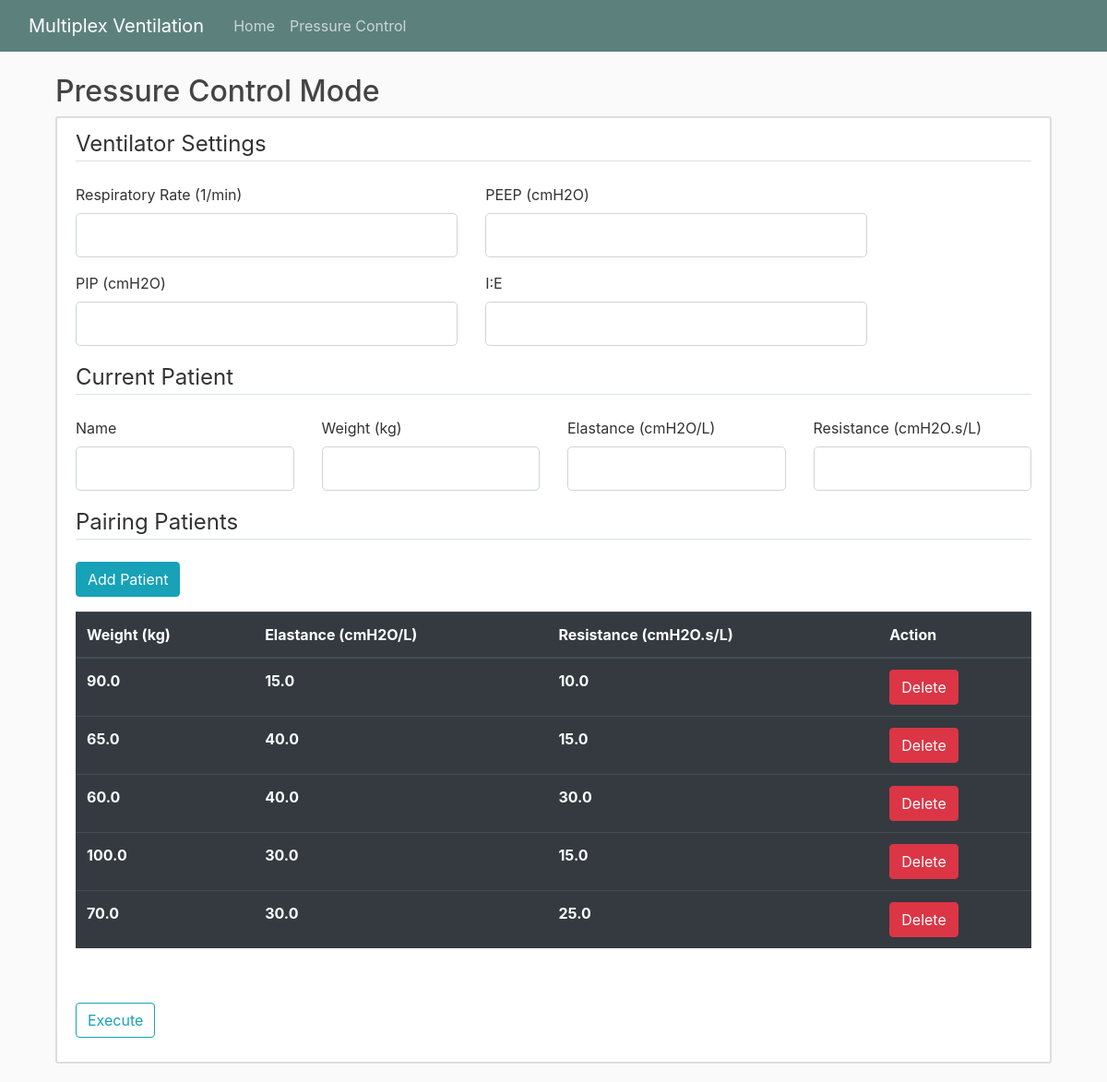
Page /pressurecontrol on the earlier database version.
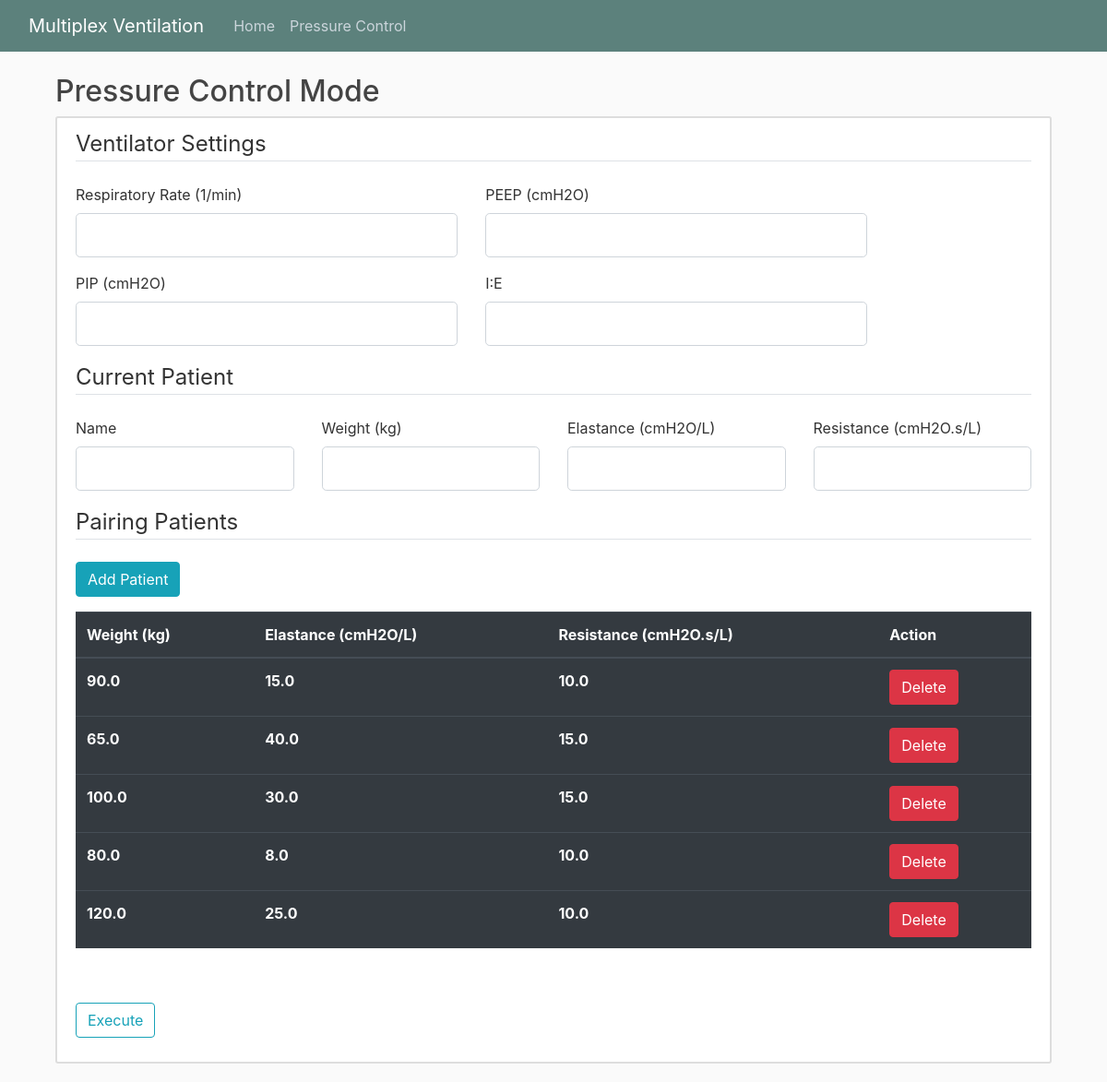
Same page on the later database version.
### multiplexventilation/models.py (models this page shows, shortened)
class CandidatePatient(db.Model):
    id = db.Column(db.Integer, primary_key=True, autoincrement=True) # Unique id for patient
    weight = db.Column(db.Float, nullable=False)
    elastance = db.Column(db.Float, nullable=False)
    resistance = db.Column(db.Float, nullable=False)

### multiplexventilation/PCmode/routes.py (the view)
@PCmode.route("/pressurecontrol", methods=['GET', 'POST'])
def pressure():
    form = PCVentilatorForm()
    candidateform = CandidatePatientForm()
    candidates_data = CandidatePatient.query.all() # Getting the data of the candidates from the database
    pairingform = PairingPatientForm()
    setting_data = PatientPC.query.get(1) # Getting the previous data of the MV setting to be overwritten by the new data
    if form.validate_on_submit():
        weight2 = []
        E2 = []
        R2 = []
        if candidates_data:
            for i in candidates_data:
                weight2.append(i.weight)
                E2.append(i.elastance)
                R2.append(i.resistance)
        else:
            weight2.append(form.weight.data)
            E2.append(form.elastance.data)
            R2.append(form.resistance.data)
        setting_data.PIP = form.PIP.data
        setting_data.PEEP = form.PEEP.data
        setting_data.RR = form.RR.data
        setting_data.I_E = form.I_E.data
        setting_data.elastance = form.elastance.data
        setting_data.resistance = form.resistance.data
        setting_data.weight = form.weight.data
        setting_data.PatientName = form.PatientName.data
        db.session.commit()
        mode = PCModel(form.weight.data, form.elastance.data, form.resistance.data,
                    form.RR.data, form.PEEP.data, form.PIP.data, form.I_E.data)
        PairMode = PCPairing(weight2, E2, R2,
                            form.RR.data, form.PEEP.data, form.PIP.data, form.I_E.data)
        P1_graph = mode.simulate()
        Pairing_graph = PairMode.simulate()
        return render_template('pressure.html', title='PC Mode', form=form, candidateform=candidateform,
                                P1_graph=Markup(P1_graph), Pairing_graph=Markup(Pairing_graph), candidates=candidates_data, pairingform = pairingform)
    else:
        return render_template('pressure.html', title='PC Mode', form=form, candidateform=candidateform, candidates=candidates_data,
                                P1_graph=False, Pairing_graph="",
                                pairingform = pairingform)

### multiplexventilation/PCmode/forms.py
class PCVentilatorForm(FlaskForm):
    RR = FloatField('Respiratory Rate (1/min)', validators=[DataRequired(), NumberRange(
        min=5, max=50, message="Please enter a number within the range of 5 to 50 ")])
    PEEP = FloatField('PEEP (cmH2O)', validators=[DataRequired()])
    PIP = FloatField('PIP (cmH2O)', validators=[DataRequired()])
    I_E = FloatField('I:E', validators=[DataRequired()])
    weight = FloatField('Weight (kg)', validators=[DataRequired(), NumberRange(
        min=2,  message="Please enter a number larger than 2 ")])
    elastance = FloatField('Elastance (cmH2O/L)', validators=[DataRequired(), NumberRange(
        min=1, max=60, message="Please enter a number within the range of 1 to 60 ")])
    resistance = FloatField('Resistance (cmH2O.s/L)', validators=[DataRequired(), NumberRange(
        min=1, max=60, message="Please enter a number within the range of 1 to 60 ")])
    PatientName = StringField('Name',
                              validators=[DataRequired(), Length(min=2, max=20)])
    submit = SubmitField('Execute')

### multiplexventilation/templates/pressure.html (shortened to what the changed rows need)
{% extends "layout.html" %}
{% block content %}
    <h2>Pressure Control Mode</h2>
    <div class="row">
        <div class="col-md-12">
            <div class="content-section">
                <form method="POST" action="">
                    <div  class="table-wrapper-scroll-y my-custom-scrollbar">
                        <table class="table table-hover table-dark">
                            <thead>
                                <tr>
                                    <th>Weight (kg)</th>
                                    <th>Elastance (cmH2O/L)</th>
                                    <th>Resistance (cmH2O.s/L)</th>
                                    <th>Action</th>
                                </tr>
                            </thead>
                            {% for row in candidates%}
                            <div id = "candidateSection{{row.id}}">
                                <tr>
                                    <th>{{row.weight}}</th>
                                    <th>{{row.elastance}}</th>
                                    <th>{{row.resistance}}</th>
                                    <th>
                                        <a href="{{url_for("PCmode.delete_candidate", row_id=row.id)}}" onclick="return confirm('Are You Sure To Delete?')" ><button type="button" class="btn btn-danger deleteButton">Delete</button></a>
                                    </th>
                                </tr>
                            </div>
                            {% endfor %}
                        </table>
                    </div>
                    <br>
                </form>
            </div>
        </div>
    </div>
{% endblock content %}

Differences in the rows shown:
removed CandidatePatient: weight "60.0", elastance "40.0", resistance "30.0"
changed CandidatePatient (number 4 of 5 on the later page): weight "70.0" → "80.0"; elastance "30.0" → "8.0"; resistance "25.0" → "10.0"
added CandidatePatient: weight "120.0", elastance "25.0", resistance "10.0"
